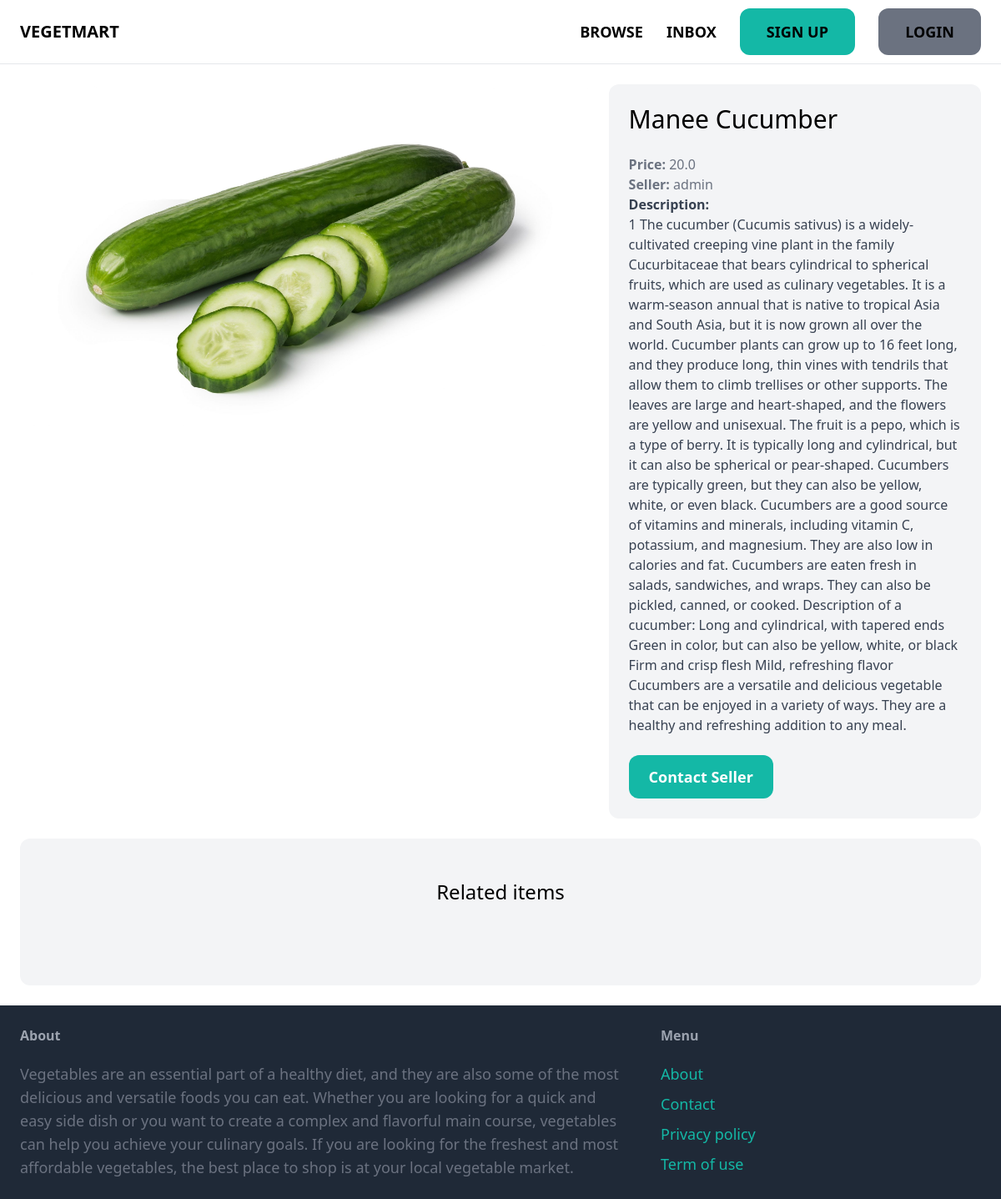
/items/12/, run on the app's committed database.
### item/models.py (models this page shows, shortened)
class Item(models.Model):
    category = models.ForeignKey(Category, related_name='item', on_delete=models.CASCADE)
    name = models.CharField(max_length=255)
    description = models.TextField(blank=True, null=True)
    price = models.FloatField()
    image = models.ImageField(upload_to='item_images', blank=True, null=True) # need config to setting.py UPLOAD
    is_sold = models.BooleanField(default=False)
    created_by = models.ForeignKey(User, related_name='items', on_delete=models.CASCADE)
    created_at = models.DateTimeField(auto_created=True, auto_now_add=True)

### item/views.py (the view)
# urls.py: path('<int:pk>/', views.detail, name='detail'),
def detail(request, pk):
    item = get_object_or_404(Item, pk=pk)
    related_items = Item.objects.filter(
        category=item.category,
        is_sold=False,
    ).exclude(pk=pk)[0:3]
    return render(request, 'item/detail.html', {
        'item':item,
        'related_items':related_items
    })

### item/templates/item/detail.html (shortened to what this page needs)
{% extends 'core/base.html' %}
{% block content %}
    <div class="grid grid-cols-5 gap-6 content-stretch ...">
        <div class="col-span-3  ">
            <img src="{{ item.image.url }}" class="w-full  rounded-xl">
        </div>
        <div class="col-span-2 p-6 bg-gray-100 rounded-xl">
            <h1 class="mb-6 text-3xl">{{ item.name }}</h1>
            <p class="text-gray-500"><strong>Price: </strong> {{ item.price }}</p>
            <p class="text-gray-500"><strong>Seller: </strong> {{ item.created_by.username}}</p>
            {% if item.description %}
                <p class="text-gray-700">
                    <strong>Description: </strong><br>
                    {{ item.description }}
                </p>
            {% endif %}
            {% if request.user == item.created_by %}
            <div class="mt-6 p-6 bg-white rounded-xl">
                <p>This is your item!</p>
                <a href="{% url 'item:edit' item.id %}" class="inline-block mt-6 px-6 py-3 text-lg font-semibold bg-teal-500 text-white rounded-xl" > Edit</a>
                <a href="{% url 'item:delete' item.id %}" class="inline-block mt-6 px-6 py-3 text-lg font-semibold bg-red-500 text-white rounded-xl" > Delete</a>
            </div>
            {% else %}
            <a href="{% url 'conversations:new' item.id %}" class="inline-block mt-6 px-6 py-3 text-lg font-semibold bg-teal-500 text-white rounded-xl hover:bg-teal-700" > Contact Seller</a>
            {% endif %}
        </div>
    </div>
    <div class="mt-6 px-6 py-12 bg-gray-100 rounded-xl">
        <h2 class="mb-12 text-2xl text-center"> Related items </h2>
    </div>
{% endblock %}

### data on the page
Item: image (picture), name "Manee Cucumber", price "20.0", created_by.username "admin", description "1 The cucumber (Cucumis sativus) is a widely-cultivated creeping vine plant in the family Cucurbitaceae that bears cylindrical to spherical fruits, which are used as culinary vegetables. It is a warm-season annual that is native to tropical Asia and South Asia, but it is now grown all over the world. Cucumber plants can grow up to 16 feet long, and they produce long, thin vines with tendrils that allow them to climb trellises or other supports. The leaves are large and heart-shaped, and the flowers are yellow and unisexual. The fruit is a pepo, which is a type of berry. It is typically long and cylindrical, but it can also be spherical or pear-shaped. Cucumbers are typically green, but they…"
